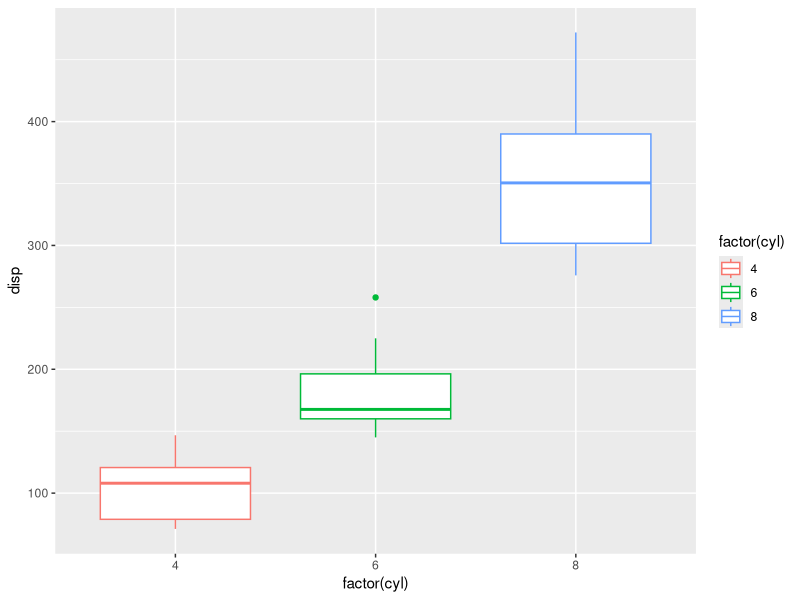

Write R code to recreate this figure. (Note: this script raises an error after producing the figure.)
## ---- chunk 1
knitr::opts_chunk$set(
  echo = TRUE,    # for final report, set to FALSE to hide all code chunks
  message = FALSE,
  warning = FALSE,
  fig.align = "center",
  fig.cap = ""
)
## ---- chunk 2
library(tidyverse)
library(kableExtra)
## ---- chunk 3
ct_model = function(df, log.y = FALSE, model = c("logis", "asymp", "linear"), model2 = "none") {
  # cleaning
  covid_clean = df %>% 
    filter(str_length(iso_code) <= 3) %>% 
    select(iso_code, location, date, people_vaccinated, population, aged_65_older, gdp_per_capita, cardiovasc_death_rate, population_density, hospital_beds_per_thousand, human_development_index, extreme_poverty, diabetes_prevalence, life_expectancy) %>% 
    filter(people_vaccinated != 0 & !is.na(people_vaccinated)) %>% 
    group_by(location) %>% 
    mutate(t_days = difftime(date, min(date), units = "days") %>% as.integer())
  
  # initiate r_list, to store location, r, fit, ... respectively
  r_list = list("location" = c(), "r" = c(), "fit" = c(), "y.real" = c(), "date" = c(), "t_days" = c(), "vri_data" = c(), "iso_code" = c())
  
  ## formulae, based on selected model, people_vaccinated, and log.y
  # if log y
  if (log.y) {
    # for lm
    f2 = formula(log(people_vaccinated) ~ t_days)
    # for nls
    if (model == "logis") {
      f1 = formula(log(people_vaccinated) ~ SSlogis(t_days, Asym, xmid, scal))
      # for custom starting values
      f3 = formula(log(people_vaccinated) ~ Asym / (1 + exp((xmid - t_days)/scal)))
    } else if (model == "asymp") {
      f1 = formula(log(people_vaccinated) ~ SSasymp(t_days, Asym, R0, lrc))
      # for custom starting values
      f3 = formula(log(people_vaccinated) ~ Asym + (R0 - Asym)*exp( -t_days*exp(lrc) ))
    }
    # if not log y
  } else {
    # for lm
    f2 = formula(people_vaccinated ~ t_days)
    # for nls
    if (model == "logis") {
      f1 = formula(people_vaccinated ~ SSlogis(t_days, Asym, xmid, scal))
      # for custom starting values
      f3 = formula(people_vaccinated ~ Asym / (1 + exp((xmid - t_days)/scal)))
    } else if (model == "asymp") {
      f1 = formula(people_vaccinated ~ SSasymp(t_days, Asym, R0, lrc))
      # for custom starting values
      f3 = formula(people_vaccinated ~ Asym + (R0 - Asym)*exp( -t_days*exp(lrc) ))
    }
  }
  
  ## for each country (location)
  for (loc in unique(covid_clean$location)) {
    # subset cleaned data to one country
    covid_subset = covid_clean %>% filter(location == loc) %>% ungroup()
    iso = unique(covid_subset$iso_code)
    
    # nls model total 3 parameters, need to have at least 4 observations
    if (nrow(covid_subset) <= 3) {
      fit = NULL
    } else {
      # try to fit model
      fit = tryCatch(
        # main function, fit asymptote/logistic/linear regression model
        expr = {
          if (model == "linear") {
            lm(f2, data = covid_subset)
          } else {
            nls(f1, data = covid_subset)
          }
        },
        # if error (usually SS failed), fit another model
        error = function(error_message){
          
          # fit linear model
          if (model2 == "linear") {
            return( lm(f2, data = covid_subset) )
            # fit none
          } else if (model2 == "none") {
            return( NULL )
            
            # fit logis with custom made starting values
          } else if (model2 == "custom.start" & model == "logis") {
            y = ifelse(log.y, log(covid_subset$people_vaccinated), covid_subset$people_vaccinated)
            Asym0 = max(y)
            halfy.point = which.min(abs(y - 1/2*max(y)))
            xmid0 = covid_subset$t_days[halfy.point]
            scal0 = 4    # chosen based on manual trial and error on some failed SSlogis cases
            return( tryCatch(
              expr = nls(f3, data = covid_subset, start = list(Asym = Asym0, xmid = xmid0, scal = scal0), control = list(maxiter = 100, minFactor = 1/2048, warnOnly = TRUE)),
              # if still fails, then return NULL (most likely not enough points)
              error = function(e) { return( NULL ) }
            ) )
            
            # fit asymp with custom made starting values
          } else if (model2 == "custom.start" & model == "asymp") {
            y = ifelse(log.y, log(covid_subset$people_vaccinated), covid_subset$people_vaccinated)
            Asym0 = max(y)
            R00 = min(y)
            lrc0 = -5    # chosen based on manual trial and error on some failed SSasymp cases
            return( tryCatch(
              expr = nls(f3, data = covid_subset, start = list(Asym = Asym0, R0 = R00, lrc = lrc0), control = list(maxiter = 100, minFactor = 1/2048, warnOnly = TRUE, scaleOffset = 0.1)),
              # if still fails, then return NULL (most likely not enough points)
              error = function(e) { return( NULL ) }
            ) )
          }
          
        }
      )
    }
    
    # calculate my r value, may need transform before put into vri formula
    if (class(fit) == "lm") {
      r = coef(fit)["t_days"]
    } else if (class(fit) == "nls") {
      if (model == "logis") { scal = coef(fit)["scal"]
      r = 1/scal
      } else if (model == "asymp") { lrc = coef(fit)["lrc"]
      r = exp(lrc)
      }
    } else if (class(fit) == "NULL") {
      r = NA
    }
    
    # vri = r * last people_vaccinated / end population
    last_entry = tail(covid_subset, 1)
    vri = r * last_entry$people_vaccinated / last_entry$population
    
    median_data = covid_subset %>% 
      select(-date, -t_days, -location, -iso_code, -people_vaccinated) %>% 
      summarise(across(everything(), median, na.rm = TRUE))
    
    vri_data = median_data %>% 
      mutate(iso_code = iso, location = loc, vri = vri, .before = 1)
    
    r_list[[1]] = c(r_list[[1]], loc)
    r_list[[2]] = c(r_list[[2]], r)
    r_list[[3]] = c(r_list[[3]], list(fit))
    r_list[[4]] = c(r_list[[4]], list(covid_subset$people_vaccinated))
    r_list[[5]] = c(r_list[[5]], list(covid_subset$date))
    r_list[[6]] = c(r_list[[6]], list(covid_subset$t_days))
    r_list[[7]] = c(r_list[[7]], list(vri_data))
    r_list[[8]] = c(r_list[[8]], iso)
  }
  
  ## Measuring model fitness, residual standard error (RSE).
  for (i in seq_len(length(r_list$fit))) {
    if ( is.null(r_list$fit[[i]]) ) {
      r_list$rse[[i]] = NA
    } else if (log.y) {
      # residuals = real - fitted
      resid = r_list$y.real[[i]] - exp(fitted(r_list$fit[[i]]))
      # degrees of freedom = n - k - 1, k = number of parameters we want to predict
      df = summary(r_list$fit[[i]])$df[2]
      r_list$rse[[i]] = (sum(resid^2)/df)^(1/2)
    } else {
      r_list$rse[[i]] = sigma(r_list$fit[[i]])
    }
  }
  
  return(r_list)
}
## ---- chunk 4
# example plot
mtcars %>% 
  rownames_to_column("car") %>% 
  as_tibble() %>% 
  ggplot() +
  aes(x = factor(cyl), y = disp, colour = factor(cyl)) +
  geom_boxplot()
## ---- chunk 5
# example table
mtcars %>% 
  kbl(caption = "Example table",
      format = "html",
      booktabs = TRUE,
      row.names = TRUE,
      escape = TRUE) %>%
  kable_styling(bootstrap_options = c("condensed", "striped", "hover"),
                position = "center") %>%
  scroll_box(height = "300px")
## ---- chunk 6
covid_data = read.csv("data/covid_data_latest.csv")
covid_data$date = ymd(covid_data$date)

policy = read.csv("data/covid-vaccination-policy.csv")
policy$Day = ymd(policy$Day)
policy$vaccination_policy = as.factor(policy$vaccination_policy)

happiness = read.csv("data/happiness-cantril-ladder.csv")
ghs = read.csv("data/2021-GHS-Index-April-2022.csv")
corruption = read.csv("data/CPI2020_GlobalTablesTS_210125.xlsx")
## ---- chunk 7
labs = knitr::all_labels()
# exclude chunk "setup" and "get-labels" (this chunk)
labs = setdiff(labs, c("setup", "get-labels"))
# can be used later if want all code in one chunk
